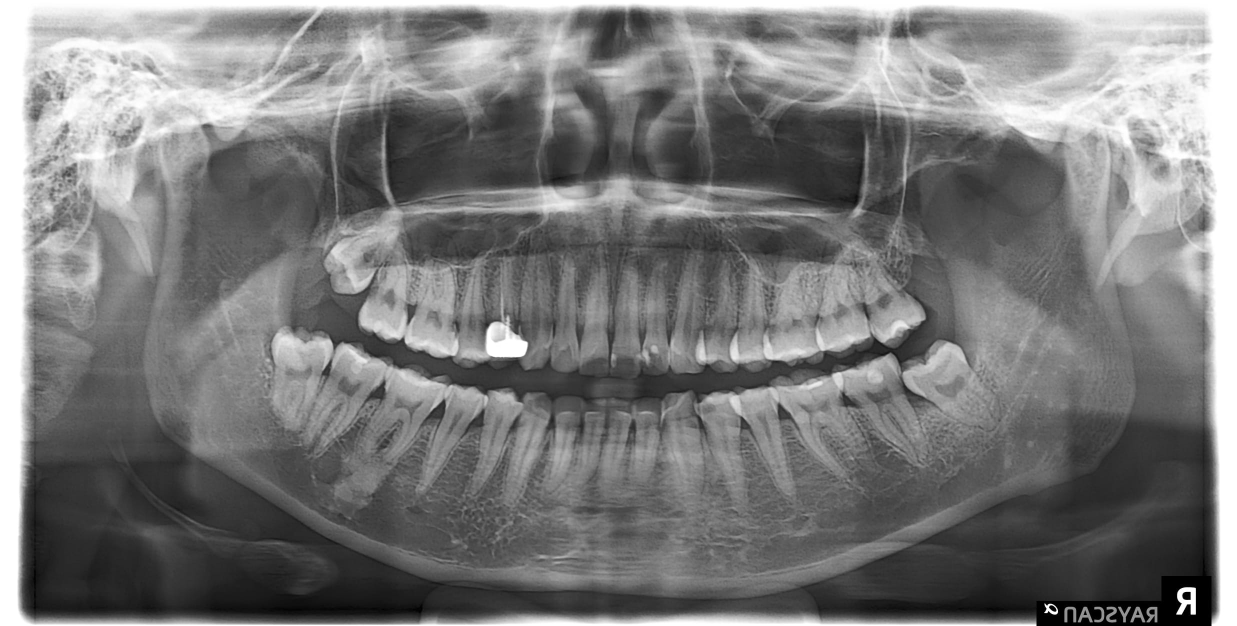
#> input picture Augmentation/000014.jpg, 2473 x 1252 px, found by its file name (shown at 1/2 size); its folder holds 4 pictures in this run
$ python XLA30_10.py
#> lines starting #> are read from the running program, lines starting #| are printed output that depends on the picture
import numpy as np
import pandas as pd
import cv2
import os
from sklearn.model_selection import train_test_split
from sklearn.naive_bayes import GaussianNB
from sklearn.tree import DecisionTreeClassifier
from sklearn.neural_network import MLPClassifier
from sklearn.metrics import accuracy_score, precision_score, recall_score
from sklearn.datasets import load_iris

# Function to load dental images
def load_dental_images(folder_path, image_size=(64, 64)):
#> called with image_size = (64, 64)
    images, labels = [], []

    for idx, filename in enumerate(os.listdir(folder_path)):
        if filename.endswith((".jpg", ".png")):  # Kiểm tra định dạng ảnh
            img_path = os.path.join(folder_path, filename)
            img = cv2.imread(img_path, cv2.IMREAD_GRAYSCALE)
#> img is the input picture: shape (1252, 2473); min 0, max 255, mean 122.7
            if img is not None:
                img_resized = cv2.resize(img, image_size)
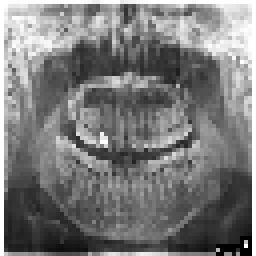
#> img_resized: shape (64, 64) (shown 4 times larger); min 0, max 255, mean 122.1
                images.append(img_resized.flatten())  # Flatten images
                labels.append(idx)  # Sử dụng chỉ số làm nhãn
#> pass 2 of the loop in load_dental_images, `for idx, filename in enumerate(os.listdir(folder_path)):`:
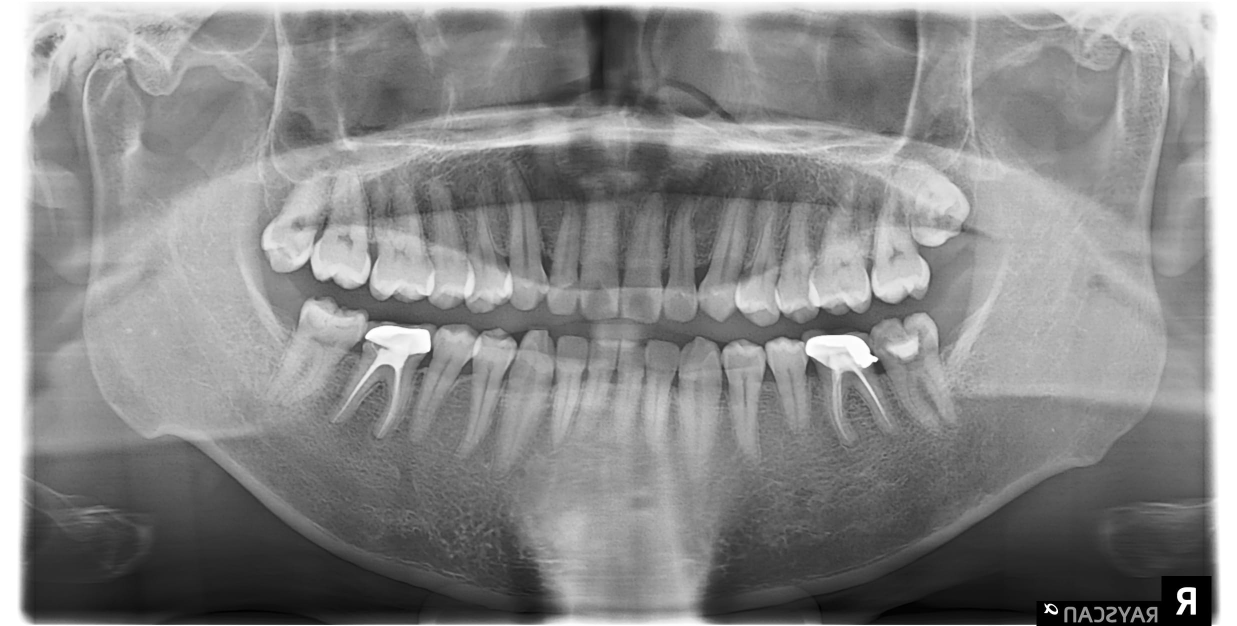
#> input picture Augmentation/000024.jpg, 2473 x 1252 px, found by its file name (shown at 1/2 size)
#> in load_dental_images, img is the input picture: shape (1252, 2473); min 0, max 255, mean 136.1
#> in load_dental_images, `img_resized = cv2.resize(img, image_size)`:
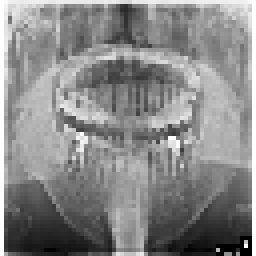
#> img_resized: shape (64, 64) (shown 4 times larger); min 0, max 255, mean 135.6
#> pass 3 of the loop in load_dental_images, `for idx, filename in enumerate(os.listdir(folder_path)):`:
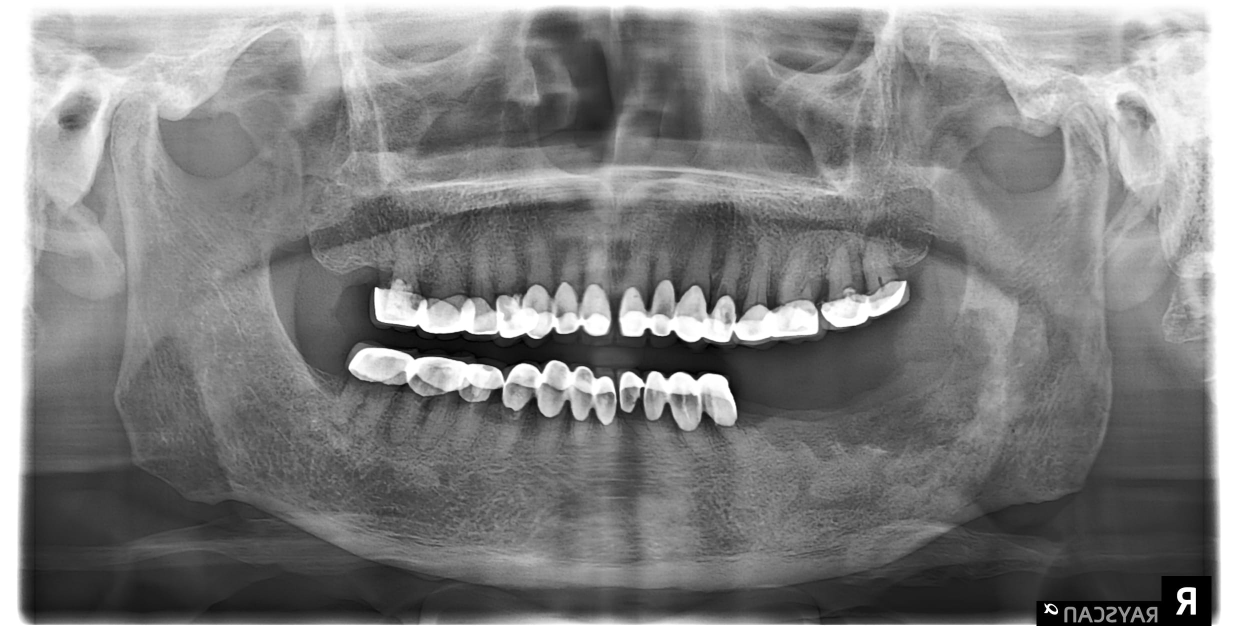
#> input picture Augmentation/000034.jpg, 2473 x 1252 px, found by its file name (shown at 1/2 size)
#> in load_dental_images, img is the input picture: shape (1252, 2473); min 0, max 255, mean 127.8
#> in load_dental_images, `img_resized = cv2.resize(img, image_size)`:
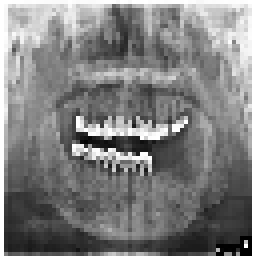
#> img_resized: shape (64, 64) (shown 4 times larger); min 0, max 255, mean 127.1
#> the loop made 4 passes; the first 3 are shown

    return np.array(images), np.array(labels)

# Load IRIS dataset
def load_iris_dataset():
    iris = load_iris()
    return iris.data, iris.target

# Load datasets
folder_path = os.path.abspath('C:/Users/HUY/source/repos/XLA30-10/Augmentation')
X_dental, y_dental = load_dental_images(folder_path)
X_iris, y_iris = load_iris_dataset()

# Define classifiers
classifiers = {
    "Naive Bayes": GaussianNB(),
    "CART (Gini)": DecisionTreeClassifier(criterion='gini'),
    "ID3 (Info Gain)": DecisionTreeClassifier(criterion='entropy'),
    "Neuron": MLPClassifier(hidden_layer_sizes=(100,), max_iter=500)
}

# Function to train and evaluate classifiers
def evaluate_classifiers(X, y):
    X_train, X_test, y_train, y_test = train_test_split(X, y, test_size=0.3, random_state=42)
    results = {}

    for name, clf in classifiers.items():
        clf.fit(X_train, y_train)
        y_pred = clf.predict(X_test)

        results[name] = {
            "Accuracy": accuracy_score(y_test, y_pred),
            "Precision": precision_score(y_test, y_pred, average='macro', zero_division=1),
            "Recall": recall_score(y_test, y_pred, average='macro', zero_division=1)
        }

    return results

# Evaluate on IRIS dataset
print("Results for IRIS dataset:")
iris_results = evaluate_classifiers(X_iris, y_iris)
for name, metrics in iris_results.items():
    print(f"{name} - Accuracy: {metrics['Accuracy']:.4f}, Precision: {metrics['Precision']:.4f}, Recall: {metrics['Recall']:.4f}")

# Evaluate on Dental Images dataset
print("\nResults for Dental Images dataset:")
dental_results = evaluate_classifiers(X_dental, y_dental)
for name, metrics in dental_results.items():
    print(f"{name} - Accuracy: {metrics['Accuracy']:.4f}, Precision: {metrics['Precision']:.4f}, Recall: {metrics['Recall']:.4f}")

# Display unique labels in the dental dataset
print("Unique labels in dental dataset:", np.unique(y_dental))
